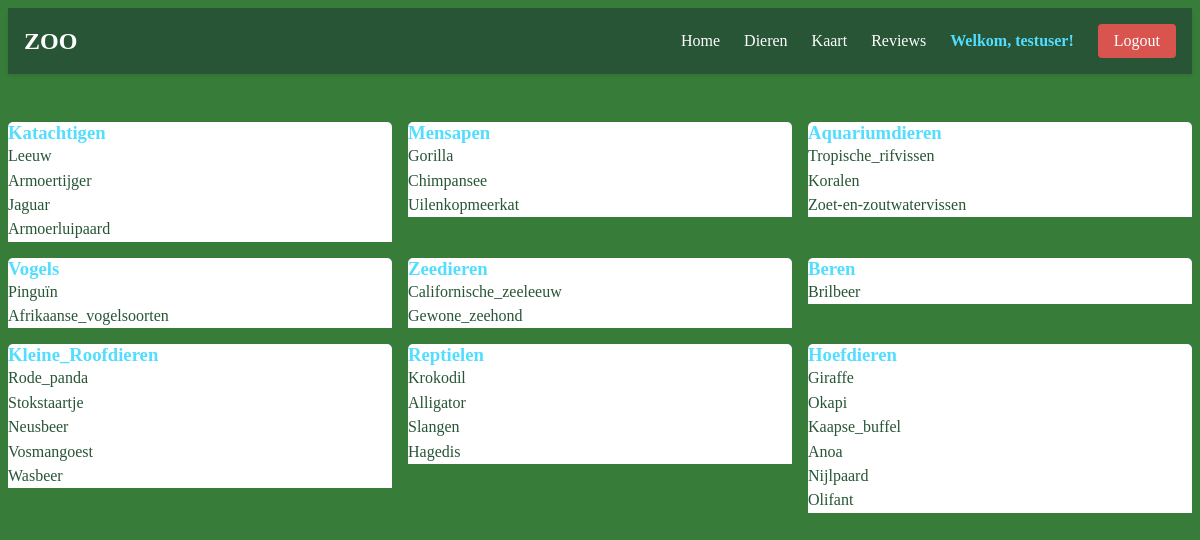
/Dieren (signed in), run on the app's committed database.
### tables this page shows
CREATE TABLE DIEREN (id INTEGER PRIMARY KEY AUTOINCREMENT, naam TEXT, beschrijving TEXT, categorie TEXT, status TEXT, leefgebied TEXT, kenmerken TEXT);

### app.py (the view)
@app.route("/Dieren")
def dieren():
    dieren = db.execute("SELECT * FROM DIEREN")
    categorieen = db.execute("SELECT * FROM CATEGORIEEN")
    return render_template("Dieren.html", categorieen=categorieen, dieren=dieren)

### templates/Dieren.html
{% extends "layout.html" %}
{% block content %}
<div class="dieren-grid">
  {% for categorie in ["Katachtigen", "Mensapen", "Aquariumdieren", "Vogels", "Zeedieren", "Beren","Kleine_Roofdieren", "Reptielen", "Hoefdieren"] %}
  <div class="categorie-card">
    <h3>{{ categorie }}</h3>
    <ul>
      {% for dier in dieren %}
        {% if dier.categorie == categorie %}
          <li><a class="link" href="/dier/{{ dier.naam }}">{{ dier.naam }}</a></li>
        {% endif %}
      {% endfor %}
    </ul>
  </div>
  {% endfor %}
</div>
{% endblock %}

### static/style.css (style rules this page uses)
.link { text-decoration: none; color: rgb(39, 85, 53); font-weight: 500; transition: color 0.3s ease; }
body { background-color: rgb(55, 125, 57); }
.dieren-grid { display: grid; grid-template-columns: repeat(3, 1fr); gap: 1rem; padding: 1rem 0; }
.categorie-card h3 { margin: 0 0 0rem; border-top-left-radius: 5px; border-top-right-radius: 5px; color: rgb(83, 221, 255); background-color: white; border: 1px solid(83, 221, 255); }
.categorie-card ul { list-style: none; margin: 0; padding: 0; background-color: white; }
.categorie-card ul li { background-color: white; padding: 0.2rem 0; }

### data on the page
DIEREN: naam "Leeuw"
DIEREN: naam "Armoertijger"
DIEREN: naam "Jaguar"
DIEREN: naam "Armoerluipaard"
DIEREN: naam "Gorilla"
DIEREN: naam "Chimpansee"
DIEREN: naam "Uilenkopmeerkat"
DIEREN: naam "Tropische_rifvissen"
DIEREN: naam "Koralen"
DIEREN: naam "Zoet-en-zoutwatervissen"
DIEREN: naam "Pinguïn"
DIEREN: naam "Afrikaanse_vogelsoorten"
DIEREN: naam "Californische_zeeleeuw"
DIEREN: naam "Gewone_zeehond"
DIEREN: naam "Brilbeer"
DIEREN: naam "Rode_panda"
DIEREN: naam "Stokstaartje"
DIEREN: naam "Neusbeer"
DIEREN: naam "Vosmangoest"
DIEREN: naam "Wasbeer"
DIEREN: naam "Krokodil"
DIEREN: naam "Alligator"
DIEREN: naam "Slangen"
DIEREN: naam "Hagedis"
DIEREN: naam "Giraffe"
DIEREN: naam "Okapi"
DIEREN: naam "Kaapse_buffel"
DIEREN: naam "Anoa"
DIEREN: naam "Nijlpaard"
DIEREN: naam "Olifant"

### other printed values
{{ session['username'] }} "testuser"
{{ categorie }} "Katachtigen" "Mensapen" "Aquariumdieren" "Vogels" "Zeedieren" "Beren" "Kleine_Roofdieren" "Reptielen" "Hoefdieren"
